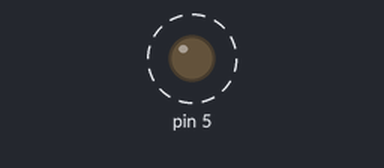
Bench run of a sketch on a simulated Arduino Uno, built with avr-gcc and run on an emulated ATmega328P. On the bench: output pins drawn as LEDs (lit = HIGH). Dashed ring = blinking.

Above: at 0.08 s.
Timing chart, 0 to 3.0 s (numbered marks = the images above):
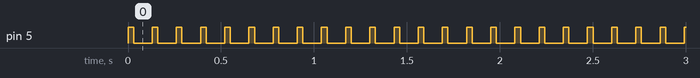

Measured:
- by itself, pin 5: alternates HIGH for 0.03 s and LOW for 0.10 s

The sketch:

________________________________.ino
```cpp
// C++ code
//
void setup()
{
  pinMode(5, OUTPUT);
}

void loop()
{
  digitalWrite(5, HIGH);
  delay(30); // Wait for 1000 millisecond(s)
  digitalWrite(5, LOW);
  delay(100); // Wait for 1000 millisecond(s)
}
```
